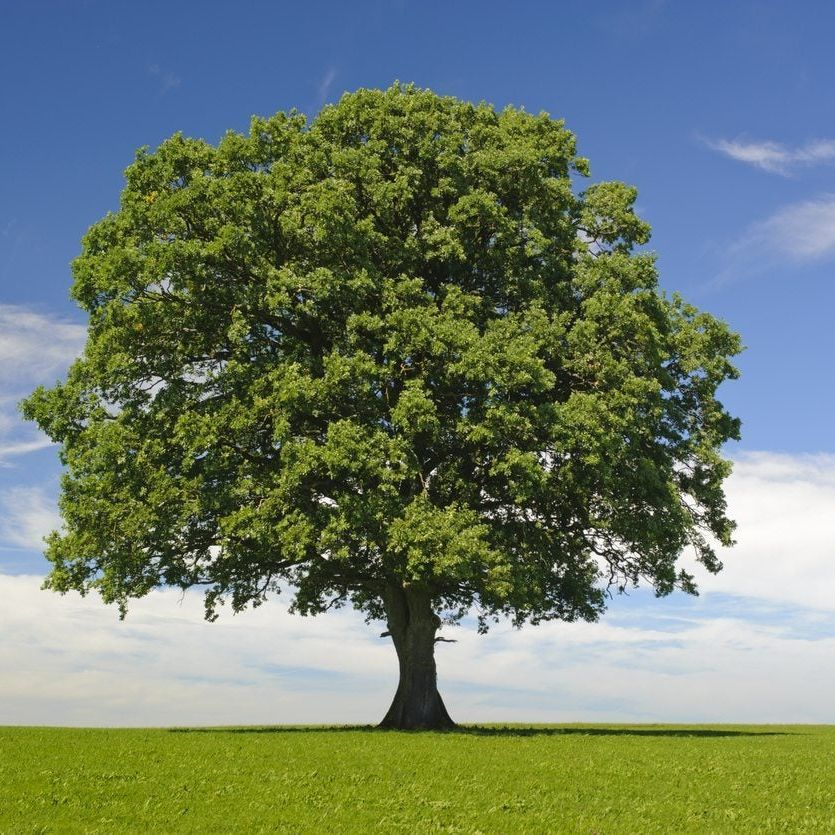
#> input picture tree.jpg, 835 x 835 px
$ python bordered_image.py
#> lines starting #> are read from the running program, lines starting #| are printed output that depends on the picture
import cv2
import numpy as np
import os

image1 = cv2.imread("tree.jpg")
#> image1 is the input picture: shape (835, 835, 3); mean B, G, R 108.1, 125.2, 109.8
#the order is top,bottom,left,right
bordered_image = cv2.copyMakeBorder(image1,20,20,20,20,cv2.BORDER_CONSTANT,value=1)
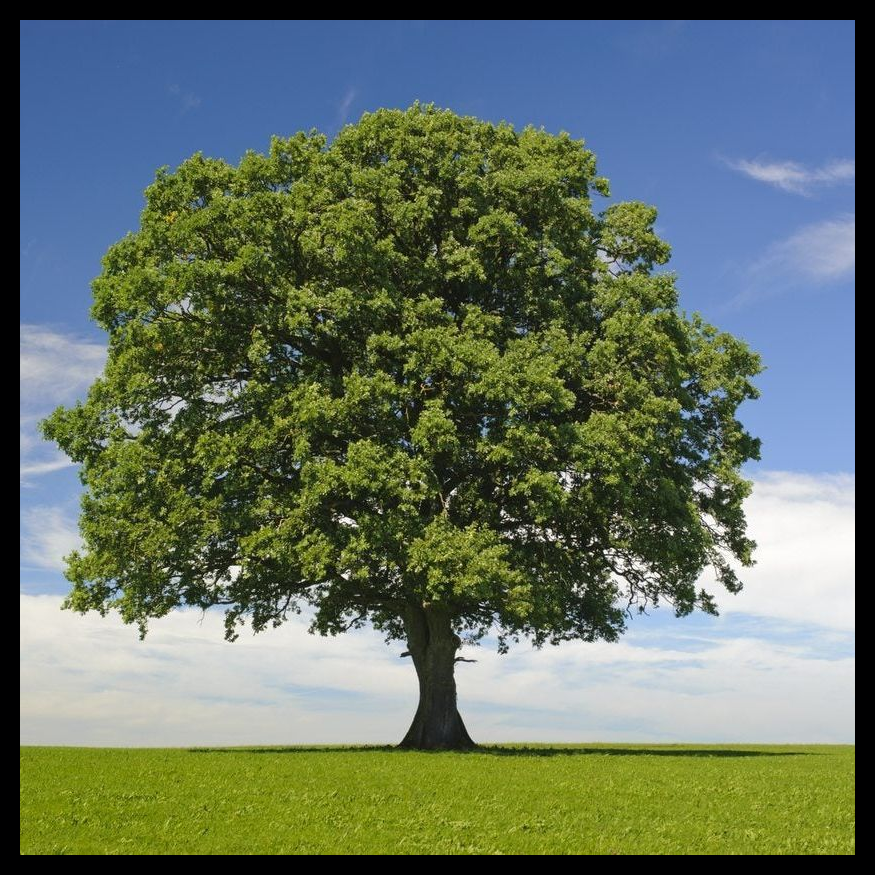
#> bordered_image: shape (875, 875, 3); mean B, G, R 98.6, 114, 100

cv2.imshow("original image",image1)
cv2.imshow("bordered image",bordered_image)
cv2.waitKey(0)
cv2.destroyAllWindows()

$ run again, with alpacca_1.jpg copied over tree.jpg
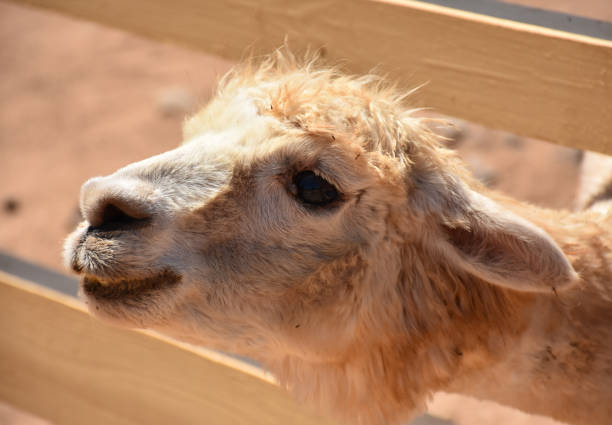
#> input picture alpacca_1.jpg, 612 x 425 px
#> image1 is the input picture: shape (425, 612, 3); mean B, G, R 99.2, 131.8, 176.4
#> `bordered_image = cv2.copyMakeBorder(image1,20,20,20,20,cv2.BORDER_CONS..`:
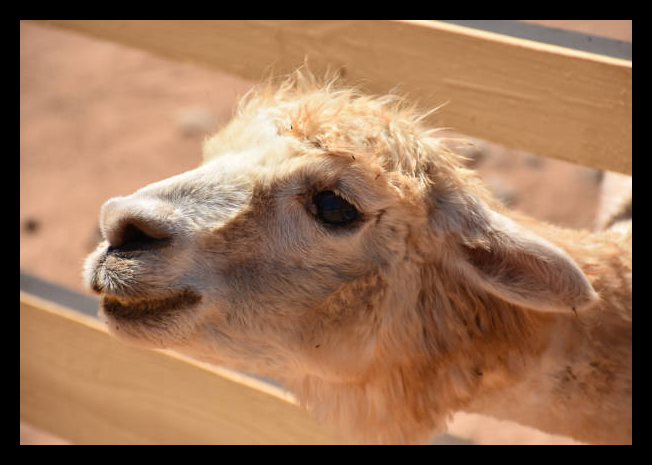
#> bordered_image: shape (465, 652, 3); mean B, G, R 85.3, 113, 151.4

$ run again, with alpacca_2.jpg copied over tree.jpg
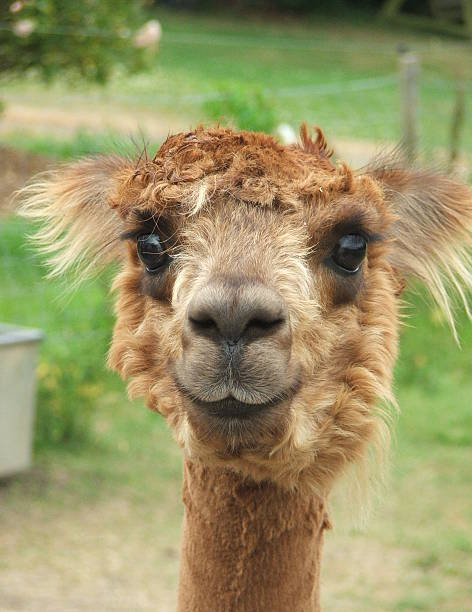
#> input picture alpacca_2.jpg, 472 x 612 px
#> image1 is the input picture: shape (612, 472, 3); mean B, G, R 102.8, 149, 154.5
#> `bordered_image = cv2.copyMakeBorder(image1,20,20,20,20,cv2.BORDER_CONS..`:
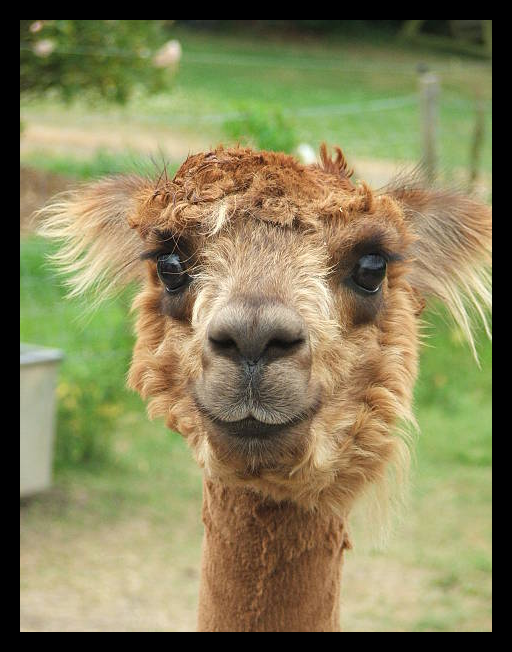
#> bordered_image: shape (652, 512, 3); mean B, G, R 89.1, 128.9, 133.7
